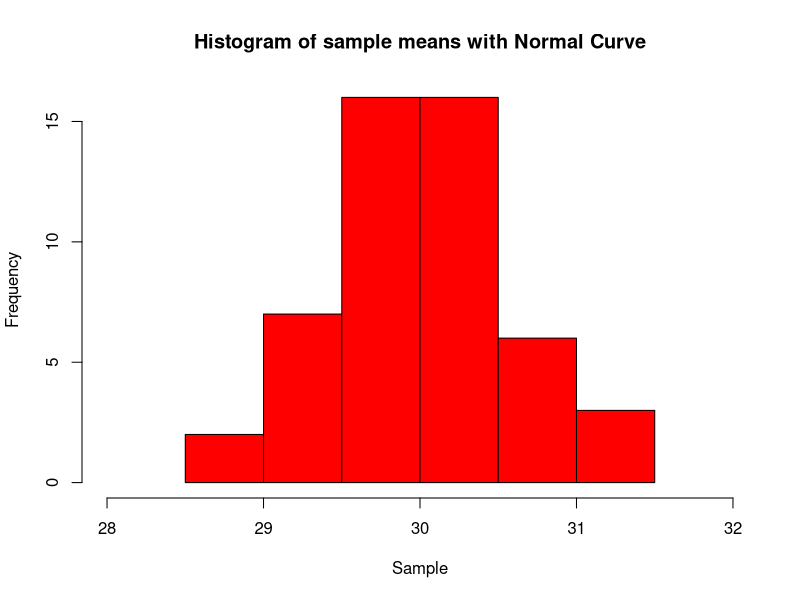
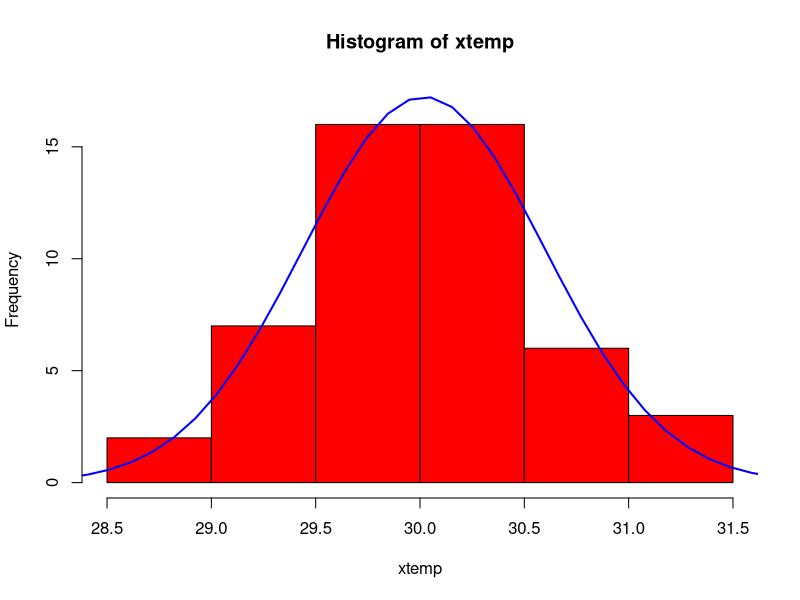
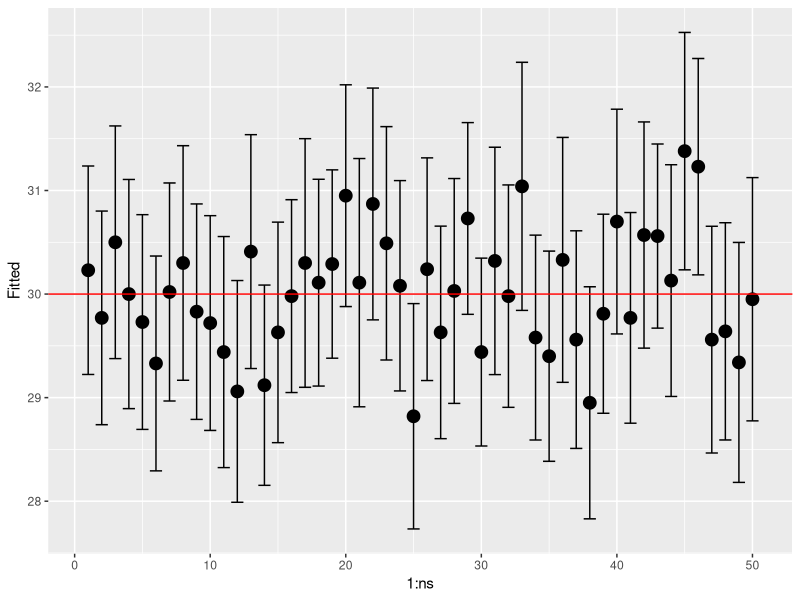

These charts were generated, in order, by the following R code:
alpha=0.05
ns=50 #number of samples
n=100 #sample size of each sample
x=array(rpois(ns*n,30),dim=c(ns,n)) #sample from Poisson dist with mean 30
CIs=array(NA,dim=c(ns,3))
dimnames(CIs)=list(1:ns,c("Fitted","Lower","Upper"))

for(i in 1:ns){
  CIs[i,1]=mean(x[i,])
  CIs[i,2:3]=CIs[i,1]+c(-1,1)*qnorm(1-alpha/2)*sd(x[i,])/sqrt(n)
}

# CLT illustration
xtemp=CIs[,1]
xfit <- seq(floor(min(xtemp)), ceiling(max(xtemp)), length=40) 
h <- hist(xtemp, col="red", xlab="Sample", main="Histogram of sample means with Normal Curve", xlim=range(c(xtemp, xfit))) 
yfit <- dnorm(xfit, mean=mean(xtemp), sd=sd(xtemp)) 
yfit <- yfit * diff(h$mids[1:2]) * length(xtemp) 

# Setting y-axis limits to fit both the histogram and the normal curve
ylim_max <- max(c(h$counts, yfit))
plot(h, col="red",ylim=c(0, ylim_max))

lines(xfit, yfit, col="blue", lwd=2)

# Confidence interval illustration
CIsdf=as.data.frame(CIs)
require(ggplot2)
ggplot(CIsdf, aes(x = 1:ns, y = Fitted)) +
  geom_point(size = 4) +
  geom_errorbar(aes(ymax = Upper , ymin = Lower))+
  geom_hline(yintercept=30,color="red")

#number of CI's (out of 50) that do not include mean=30
ns-sum(CIs[,2]<30 & CIs[,3]>30)
